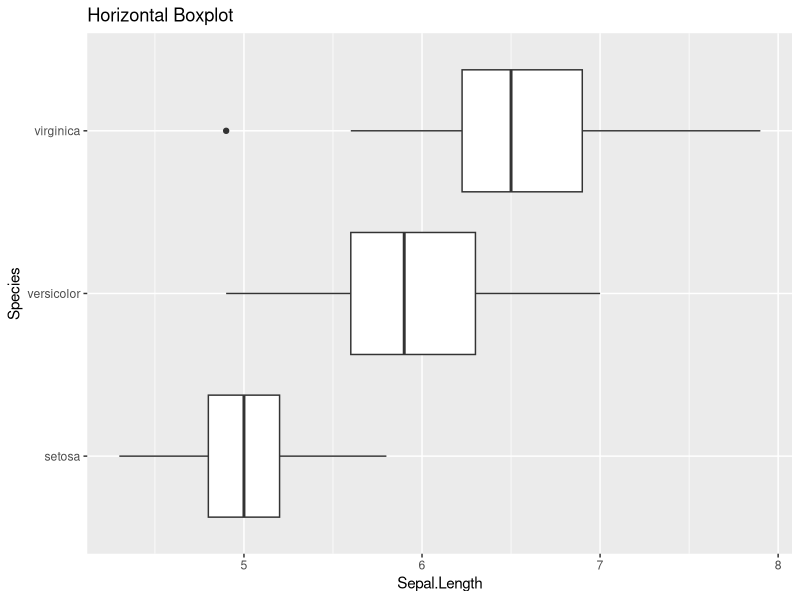
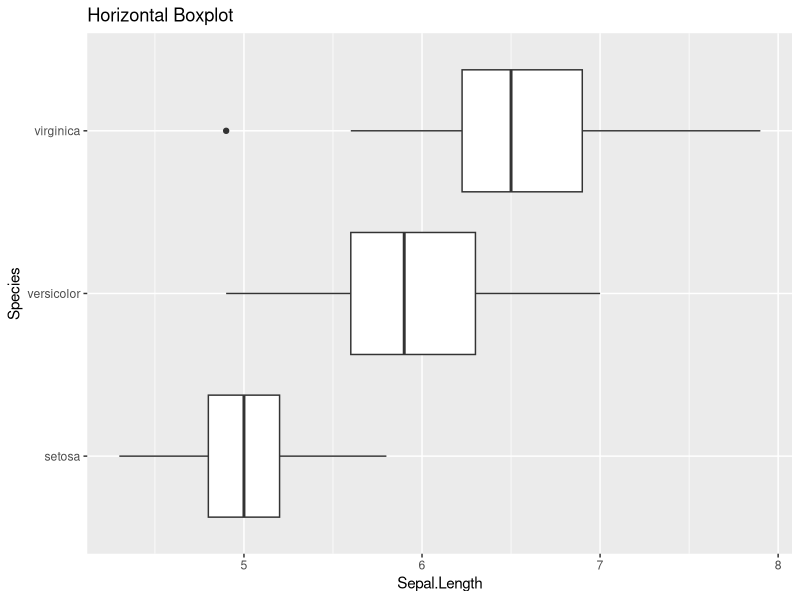

Source code (R) for these figures, in order:
library(ggplot2)
ggplot(iris, aes(x=Species, y=Sepal.Length)) +
  geom_boxplot() +
  coord_flip() +
  labs(title='Horizontal Boxplot')
ggsave('14_coord_flip.png', width=5, height=4)
